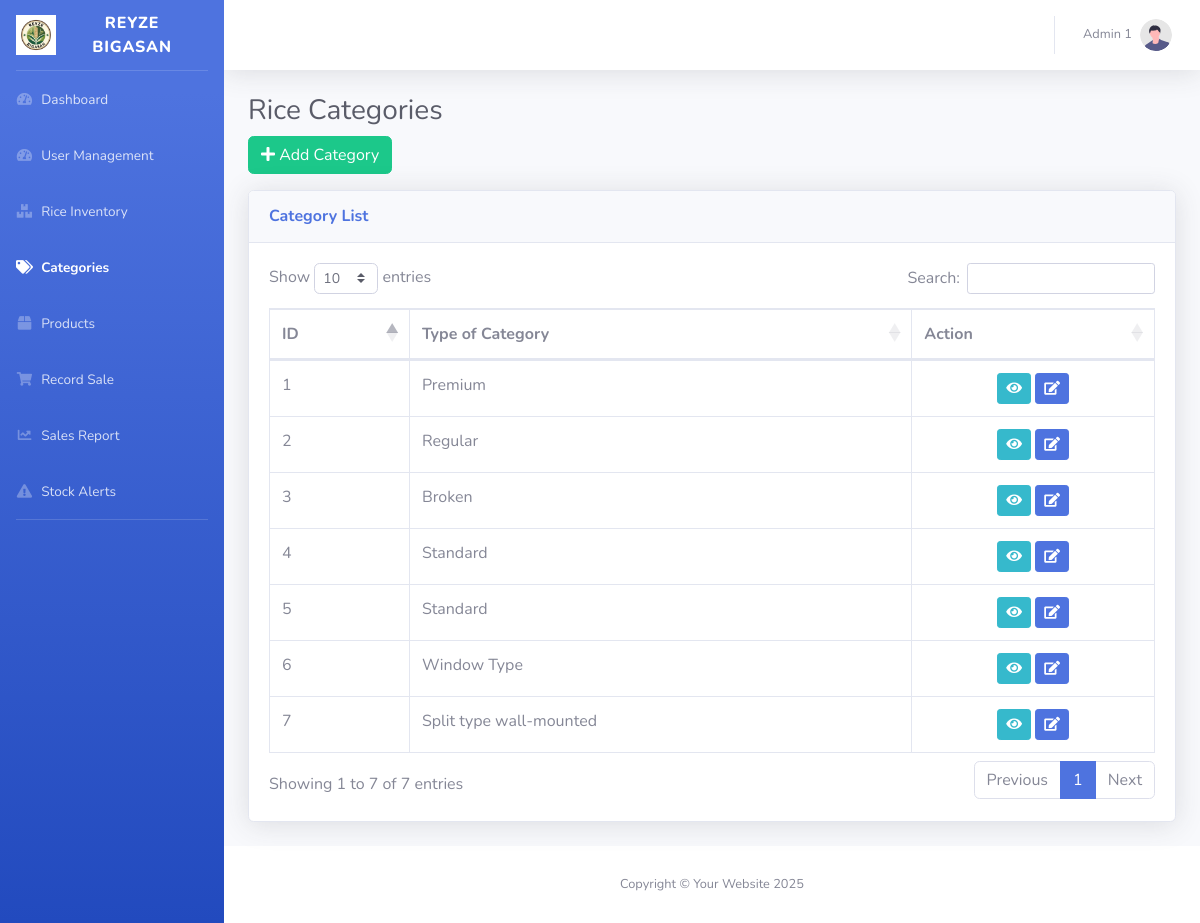
The page /category/categories.php (signed in) on the database its author committed.
### tables this page shows
CREATE TABLE `users` (
  `id` int(11) NOT NULL,
  `username` varchar(100) NOT NULL,
  `full_name` varchar(255) NOT NULL,
  `password` varchar(255) NOT NULL,
  `role` enum('admin','employee') NOT NULL,
  `created_at` datetime DEFAULT current_timestamp()
);

CREATE TABLE `category` (
  `category_id` int(11) NOT NULL,
  `category_name` varchar(100) NOT NULL,
  `created_at` timestamp NOT NULL DEFAULT current_timestamp()
);

### category/categories.php (the view, shortened to what this page needs)
<?php
include '../config/conn.php';
?>
<!DOCTYPE html>
<html lang="en">
<head>
    <link href="../vendor/fontawesome-free/css/all.min.css" rel="stylesheet">
    <link href="../css/sb-admin-2.min.css" rel="stylesheet">
    <link href="https://cdn.datatables.net/1.13.6/css/dataTables.bootstrap4.min.css" rel="stylesheet">
</head>
<body id="page-top">
<div id="wrapper">
    <?php include('../includes/sidebar.php'); ?>
    <div id="content-wrapper" class="d-flex flex-column">
        <div id="content">
            <?php include('../includes/topbar.php'); ?>
            <div class="container-fluid">
                <h1 class="h3 mb-2 text-gray-800">Rice Categories</h1>
                <button type="button" class="btn btn-success mb-3" data-toggle="modal" data-target="#addCategoryModal">
                    <i class="fas fa-plus"></i> Add Category
                </button>
                <div class="card shadow mb-4">
                    <div class="card-header py-3">
                        <h6 class="m-0 font-weight-bold text-primary">Category List</h6>
                    </div>
                    <div class="card-body">
                        <div class="table-responsive">
                            <table class="table table-bordered" id="dataTable" width="100%" cellspacing="0">
                                <thead>
                                    <tr>
                                        <th>ID</th>
                                        <th>Type of Category</th>
                                        <th>Action</th>
                                    </tr>
                                </thead>
                                <tbody>
                                    <?php
                                    $query = "SELECT * FROM category ORDER BY category_id DESC";
                                    $result = $conn->query($query);
                                    if ($result && $result->num_rows > 0) {
                                        while ($row = $result->fetch_assoc()) {
                                            $category_id = $row['category_id'];
                                            $category_name = htmlspecialchars($row['category_name']);
                                            $viewModalId = "viewModal_" . $category_id;
                                            $editModalId = "editModal_" . $category_id;
                                            echo "<tr>
                                                    <td>{$category_id}</td>
                                                    <td>{$category_name}</td>
                                                    <td class='text-center'>
                                                        <button class='btn btn-sm btn-info' data-toggle='modal' data-target='#{$viewModalId}' title='View'>
                                                            <i class='fas fa-eye'></i>
                                                        </button>
                                                        <button class='btn btn-sm btn-primary' data-toggle='modal' data-target='#{$editModalId}' title='Edit'>
                                                            <i class='fas fa-edit'></i>
                                                        </button>
                                                    </td>
                                                  </tr>";
                                        }
                                    } else {
                                        echo "<tr><td colspan='3' class='text-center'>No category records found.</td></tr>";
                                    }
                                    ?>
                                </tbody>
                            </table>
                        </div>
                    </div>
                </div>
            </div>
        </div>
        <?php include('../includes/footer.php'); ?>
    </div>
</body>
</html>

### includes/topbar.php (shortened to what this page needs)
<?php
include '../config/conn.php';
$user_id = $_SESSION['user_id'];
$user_sql = "SELECT full_name, username FROM users WHERE id = ?";
$stmt = $conn->prepare($user_sql);
$stmt->bind_param("i", $user_id);
$stmt->execute();
$user_result = $stmt->get_result();
$user = $user_result->fetch_assoc();
?>
<div id="content-wrapper" class="d-flex flex-column">
<div id="content">
    <nav class="navbar navbar-expand navbar-light bg-white topbar mb-4 static-top shadow">
        <ul class="navbar-nav ml-auto">
            <li class="nav-item dropdown no-arrow">
                <a class="nav-link dropdown-toggle" href="#" id="userDropdown" role="button"
                    data-toggle="dropdown" aria-haspopup="true" aria-expanded="false">
                    <span class="mr-2 d-none d-lg-inline text-gray-600 small">
                        <?= htmlspecialchars($user['full_name']); ?>
                    </span>
                    <img class="img-profile rounded-circle" src="../img/undraw_profile.svg">
                </a>
            </li>
        </ul>
    </nav>

### rows shown on the page
users: full_name "Admin 1"
category: category_id "7", category_name "Split type wall-mounted"
category: category_id "6", category_name "Window Type"
category: category_id "5", category_name "Standard"
category: category_id "4", category_name "Standard"
category: category_id "3", category_name "Broken"
category: category_id "2", category_name "Regular"
category: category_id "1", category_name "Premium"
